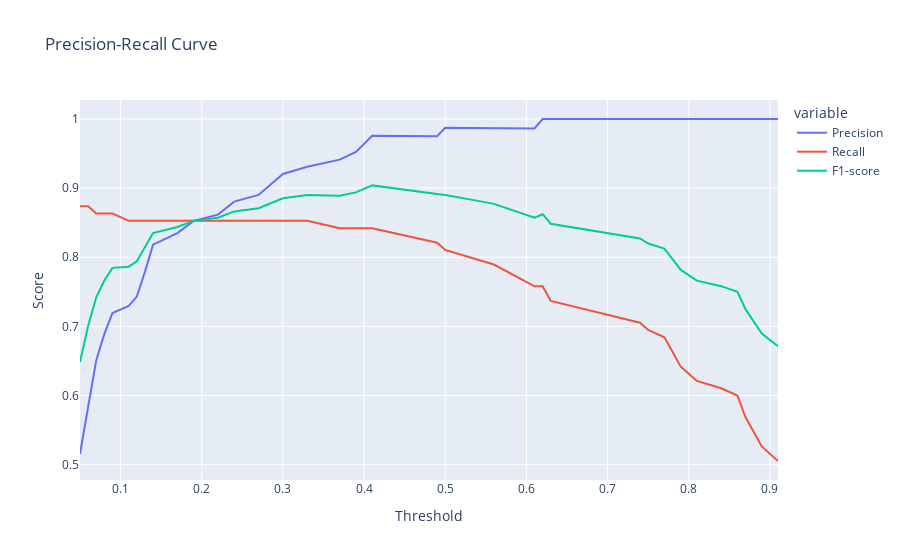

Notebook source saved alongside this figure:
### Code cell
# Gráfico mostrando Score x Threshold.
df_threshold = pd.read_csv('./Modelos_Salvos/RF_First_M3/thresholds.csv')
fig = px.line(df_threshold, x='Threshold', y=['Precision', 'Recall','F1-score'], 
              labels={'value': 'Score', 'Threshold': 'Threshold'},
              title='Precision-Recall Curve',
              line_shape='linear')
fig.show()

### Figure 1 — Plotly figure (JSON) as saved in the notebook; plotly's stock layout.template omitted (floating-point values rounded to 4 significant figures)
{"data": [{"hovertemplate": "variable=Precision<br>Threshold=%{x}<br>Score=%{y}<extra></extra>", "legendgroup": "Precision", "line": {"color": "#636efa", "dash": "solid", "shape": "linear"}, "marker": {"symbol": "circle"}, "mode": "lines", "name": "Precision", "orientation": "v", "showlegend": true, "type": "scatter", "x": [0.05, 0.06, 0.07, 0.08, 0.09, 0.11, 0.12, 0.13, 0.14, 0.17, 0.19, 0.22, 0.23, 0.24, 0.27, 0.28, 0.29, 0.3, 0.33, 0.37, 0.39, 0.4, 0.41, 0.49, 0.5, 0.53, 0.56, 0.61, 0.62, 0.63, 0.74, 0.75, 0.77, 0.78, 0.79, 0.8, 0.81, 0.84, 0.86, 0.87, 0.89, 0.91], "xaxis": "x", "y": [0.5155, 0.5845, 0.6508, 0.6891, 0.7193, 0.7297, 0.7431, 0.7788, 0.8182, 0.8351, 0.8526, 0.8617, 0.871, 0.8804, 0.8901, 0.9, 0.9101, 0.9205, 0.931, 0.9412, 0.9524, 0.9639, 0.9756, 0.975, 0.9872, 0.987, 0.9868, 0.9863, 1, 1, 1, 1, 1, 1, 1, 1, 1, 1, 1, 1, 1, 1], "yaxis": "y"}, {"hovertemplate": "variable=Recall<br>Threshold=%{x}<br>Score=%{y}<extra></extra>", "legendgroup": "Recall", "line": {"color": "#EF553B", "dash": "solid", "shape": "linear"}, "marker": {"symbol": "circle"}, "mode": "lines", "name": "Recall", "orientation": "v", "showlegend": true, "type": "scatter", "x": [0.05, 0.06, 0.07, 0.08, 0.09, 0.11, 0.12, 0.13, 0.14, 0.17, 0.19, 0.22, 0.23, 0.24, 0.27, 0.28, 0.29, 0.3, 0.33, 0.37, 0.39, 0.4, 0.41, 0.49, 0.5, 0.53, 0.56, 0.61, 0.62, 0.63, 0.74, 0.75, 0.77, 0.78, 0.79, 0.8, 0.81, 0.84, 0.86, 0.87, 0.89, 0.91], "xaxis": "x", "y": [0.8737, 0.8737, 0.8632, 0.8632, 0.8632, 0.8526, 0.8526, 0.8526, 0.8526, 0.8526, 0.8526, 0.8526, 0.8526, 0.8526, 0.8526, 0.8526, 0.8526, 0.8526, 0.8526, 0.8421, 0.8421, 0.8421, 0.8421, 0.8211, 0.8105, 0.8, 0.7895, 0.7579, 0.7579, 0.7368, 0.7053, 0.6947, 0.6842, 0.6632, 0.6421, 0.6316, 0.6211, 0.6105, 0.6, 0.5684, 0.5263, 0.5053], "yaxis": "y"}, {"hovertemplate": "variable=F1-score<br>Threshold=%{x}<br>Score=%{y}<extra></extra>", "legendgroup": "F1-score", "line": {"color": "#00cc96", "dash": "solid", "shape": "linear"}, "marker": {"symbol": "circle"}, "mode": "lines", "name": "F1-score", "orientation": "v", "showlegend": true, "type": "scatter", "x": [0.05, 0.06, 0.07, 0.08, 0.09, 0.11, 0.12, 0.13, 0.14, 0.17, 0.19, 0.22, 0.23, 0.24, 0.27, 0.28, 0.29, 0.3, 0.33, 0.37, 0.39, 0.4, 0.41, 0.49, 0.5, 0.53, 0.56, 0.61, 0.62, 0.63, 0.74, 0.75, 0.77, 0.78, 0.79, 0.8, 0.81, 0.84, 0.86, 0.87, 0.89, 0.91], "xaxis": "x", "y": [0.6484, 0.7004, 0.7421, 0.7664, 0.7847, 0.7864, 0.7941, 0.8141, 0.8351, 0.8438, 0.8526, 0.8571, 0.8617, 0.8663, 0.871, 0.8757, 0.8804, 0.8852, 0.8901, 0.8889, 0.8939, 0.8989, 0.904, 0.8914, 0.8902, 0.8837, 0.8772, 0.8571, 0.8623, 0.8485, 0.8272, 0.8199, 0.8125, 0.7975, 0.7821, 0.7742, 0.7662, 0.7582, 0.75, 0.7248, 0.6897, 0.6713], "yaxis": "y"}], "layout": {"legend": {"title": {"text": "variable"}, "tracegroupgap": 0}, "title": {"text": "Precision-Recall Curve"}, "xaxis": {"anchor": "y", "domain": [0, 1], "title": {"text": "Threshold"}}, "yaxis": {"anchor": "x", "domain": [0, 1], "title": {"text": "Score"}}}}
